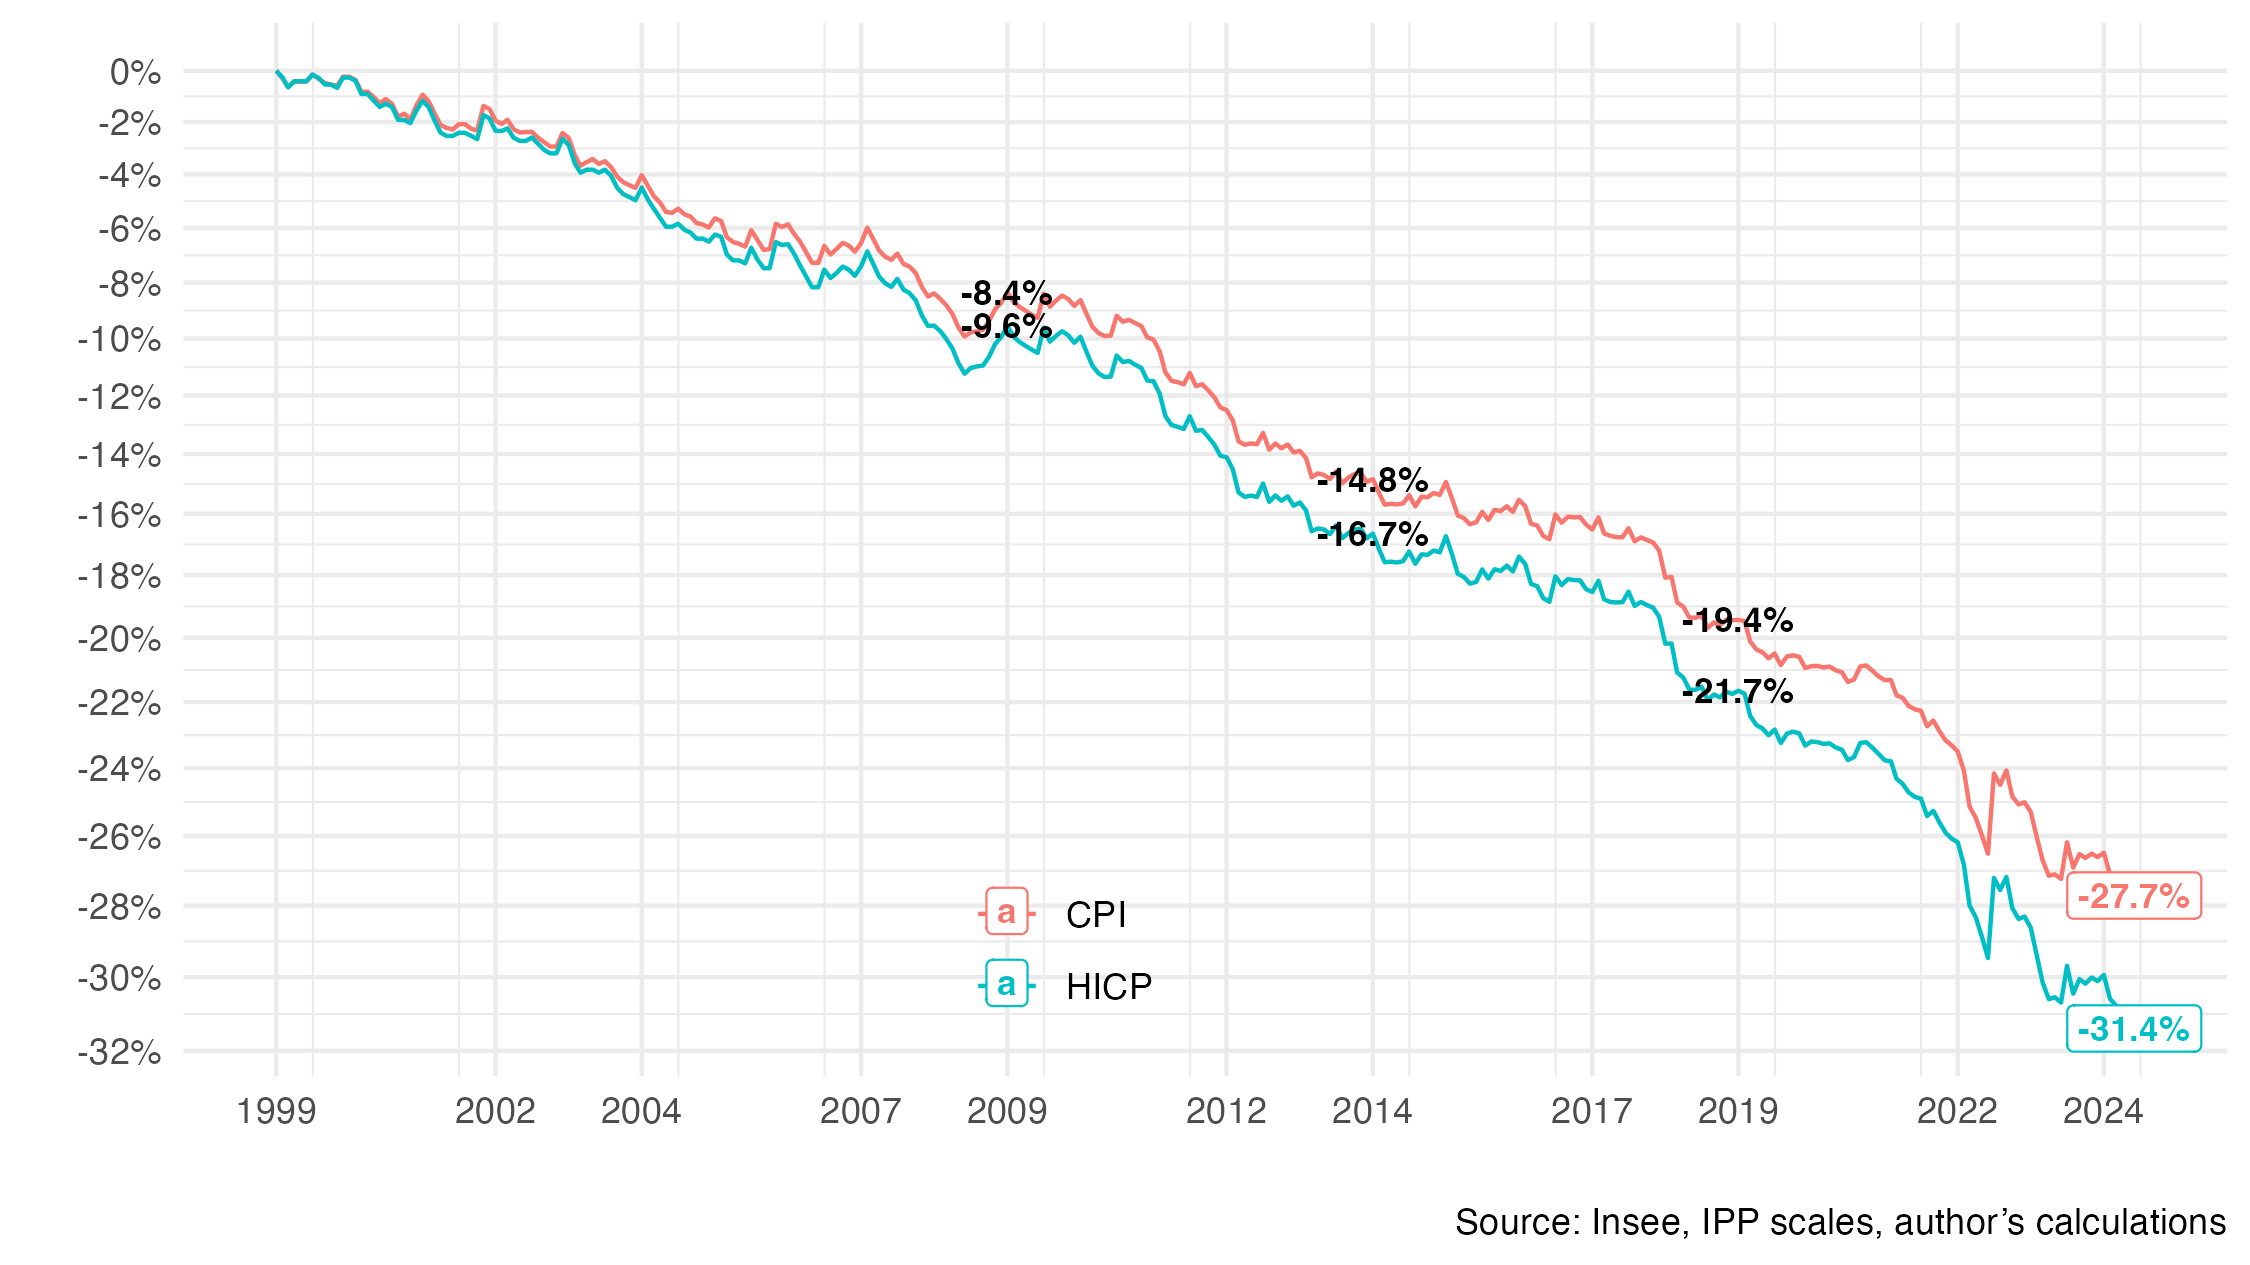

Here is the R script that generated this plot:
library(tidyverse)
library(data.table)
library(zoo)

CPI_or_HICP_idbanks <- tribble(~ IDBANK, ~ CPI_or_HICP,
                               "001759970", "CPI", # Monthly CPI
                               "001759971", "HICP" # Monthly HICP
)

min_date <- as.Date("1999-01-01")
max_date <- as.Date("2024-06-01")

indicefp <- fread("https://www.ipp.eu/wp-content/themes/ipp/baremes/marche-du-travail/remuneration_dans_fonction_publique/indicefp/indicefp.csv") |>
  mutate(date = as.Date(date)) |>
  arrange(desc(date)) |>
  # Add today's date to be equal ------
slice(1, 1:n()) |>
  mutate(date = ifelse(row_number() == 1, Sys.Date(), date)) |>
  mutate(date = as.Date(date))


figureA2_idbanks <- tribble(~ IDBANK, ~ gross_or_net,
                            "001572130", "gross index", # https://www.insee.fr/fr/statistiques/serie/001572130
                            "001572134", "net index"   # https://www.insee.fr/fr/statistiques/serie/001572134
)

CPI_or_HICP <- CPI_or_HICP_idbanks |>
  mutate(data = map(IDBANK, ~ paste0("https://www.bdm.insee.fr/series/sdmx/data/SERIES_BDM/", .) |>
                      rsdmx::readSDMX() |>
                      as_tibble() |>
                      transmute(date = as.Date(paste0(TIME_PERIOD, "-01")),
                                OBS_VALUE = as.numeric(OBS_VALUE)))) |>
  unnest(cols = c(data)) |>
  select(-IDBANK) |>
  spread(CPI_or_HICP, OBS_VALUE)

net_gross_monthly <- figureA2_idbanks |>
  mutate(data = map(IDBANK, ~ paste0("https://www.bdm.insee.fr/series/sdmx/data/SERIES_BDM/", .) |>
                      rsdmx::readSDMX() |>
                      as_tibble()  |> 
                      transmute(date = as.Date(zoo::as.yearqtr(TIME_PERIOD, format = "%Y-Q%q")),
                                OBS_VALUE = as.numeric(OBS_VALUE)))) |>
  unnest(cols = c(data)) |>
  select(-IDBANK) |>
  spread(gross_or_net, OBS_VALUE) |>
  transmute(date, net_gross = `net index`/`gross index`) |>
  slice(1, 1:n(), n()) |>
  mutate(date = case_when(row_number() == n() ~ Sys.Date(),
                          row_number() == 1 ~ min_date,
                          TRUE ~ date)) |>
  complete(date = seq.Date(min(date), max(date), by = "month")) |>
  fill(net_gross)


figureA2 <- indicefp |>
  select(date, value = point_indice_en_euros) |>
  arrange(desc(date)) |>
  complete(date = seq.Date(min(date), max(date), by = "month")) |>
  fill(value) |>
  left_join(CPI_or_HICP, by = "date") |>
  left_join(net_gross_monthly, by = "date") |>
  filter(date >= min_date,
         date <= max_date) |>
  transmute(date,
            HICP = (value/value[1])*(HICP[1]/HICP)*net_gross,
            CPI = (value/value[1])*(CPI[1]/CPI)*net_gross) |>
  gather(variable, OBS_VALUE, -date)

figureA2 |>
  ggplot() + geom_line(aes(x = date, y = OBS_VALUE, color = variable)) + theme_minimal() +
  scale_x_date(breaks = as.Date(paste0(c(seq(1999, 2100, 5), seq(1997, 2100, 5)), "-01-01")),
               labels = scales::date_format("%Y")) +
  theme(legend.position = c(0.43, 0.12),
        legend.title = element_blank()) +
  scale_y_log10(breaks = seq(1, 0.02, -0.02),
                labels = scales::percent(seq(1, 0.02, -0.02)-1, acc = 1)) + 
  ylab("") + xlab("") +
  geom_text(data = figureA2 |> 
              filter((year(date) %in% seq(2009, 2019, 5) & month(date) == 1)),
            aes(x = date, y = OBS_VALUE, label = scales::percent(OBS_VALUE-1, acc = 0.1)), 
            fontface ="bold", color = "black", size = 3) +
  geom_label(data = filter(figureA2, date == max(date)),
             aes(x = date, y = OBS_VALUE, label = scales::percent(OBS_VALUE-1, acc = 0.1), color = variable), 
             fontface ="bold", size = 3) +
  labs(caption = "Source: Insee, IPP scales, author’s calculations")

ggsave("figureA2.png", width = 1.25*6, height = 1.25*3.375, bg = "white")
ggsave("figureA2.pdf", width = 1.25*6, height = 1.25*3.375)

